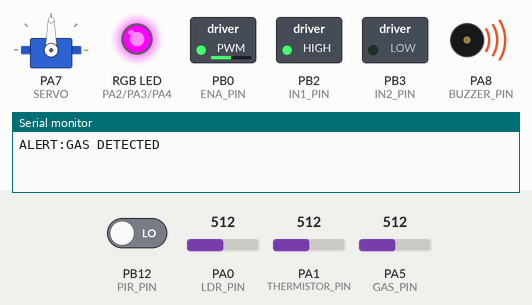
Simulated run of this sketch. Board: STM32 Blue Pill. Parts: servo, switched loads named in the sketch (green lamp = pin HIGH), an RGB LED mixed from three pins (HIGH = lit), buzzer (waves = sounding, pin HIGH), the last lines printed to the serial monitor. The inputs (shaded band) are chosen by the test bench; at power-on: PA5 (GAS_PIN) = 512, PA1 (THERMISTOR_PIN) = 512, PA0 (LDR_PIN) = 512, PB12 (PIR_PIN) LOW (analog values on the 0–1023 scale).

Above: at 1.2 s.
1.3 s: PA5 (GAS_PIN) set to 385
2.8 s: PA5 (GAS_PIN) set to 365
At 3.2 s:
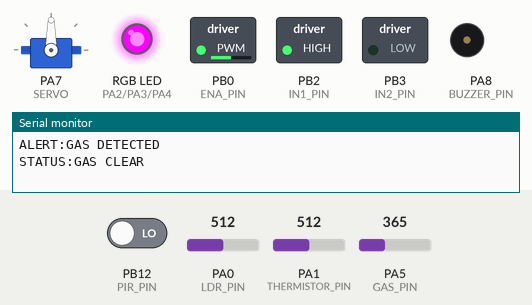
4.3 s: PA1 (THERMISTOR_PIN) set to 503
At 5.5 s:
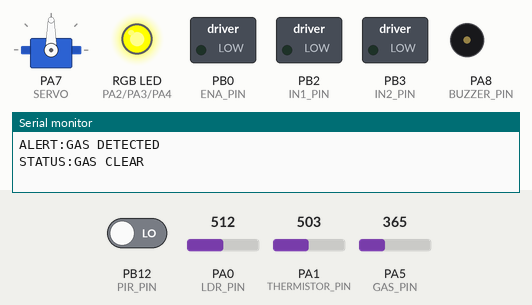
5.8 s: PA1 (THERMISTOR_PIN) set to 716
At 6.7 s:
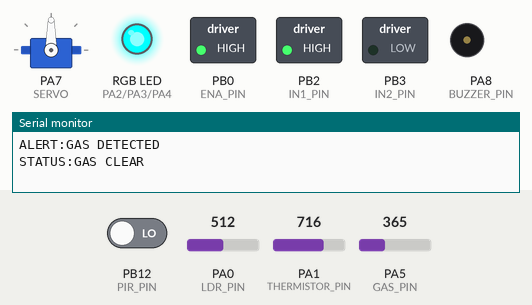
7.3 s: PA5 (GAS_PIN) set to 510
At 7.8 s:
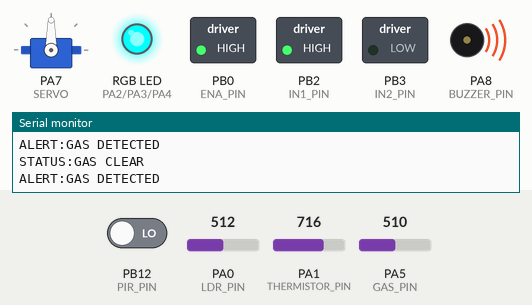
8.8 s: PA1 (THERMISTOR_PIN) set to 578
10.3 s: PA1 (THERMISTOR_PIN) set to 554
At 11.3 s:
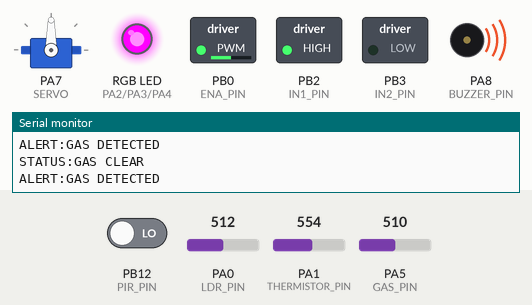
Timing chart, 0 to 12.8 s (numbered marks = the images above; inputs shaded):
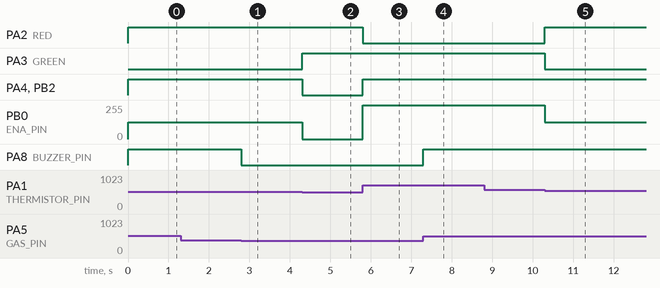

The sketch:

microcontroller_code.ino
```cpp
#include <cmath>
#include <Servo.h>
//rgb led pin
#define RED PA2
#define GREEN PA3
#define BLUE PA4
//ntc pin and beta formula constants
#define THERMISTOR_PIN PA1

//motor driver pins
#define ENA_PIN PB0
#define IN1_PIN PB2
#define IN2_PIN PB3
//pir sensor pin
#define PIR_PIN PB12
//gas sensor pin
#define GAS_PIN PA5
//buzzer pin
#define BUZZER_PIN PA8//does not require PWM pin
//servo pin
#define SERVO PA7
//ldr sensor pin
#define LDR_PIN PA0
//constants that will be used
//tempreature constants and voltage divider resistance
#define BETA_COEFFICIENT 3950.0
#define DIVIDER_RESISTOR 10000.0 //10k ohms resistor for voltage divider
#define ROOM_TEMP_RESISTANCE 10000.0
#define ROOM_TEMP_KELVIN 298.15
//8 seconds =8000 milli seconds
#define WINDOW_TIME 8000
//safe threshold for gas sensor
#define THRESHOLD 1500


//intializing servo
Servo serv;


//global variables for the pir sensor
unsigned long time_of_motion[4]={0,0,0,0};
uint8_t  motion_index=0;//i found that uint8_t is more memory effectient since its just 1 byte
bool last_sensor_state=LOW;
bool baby_awake=false;
bool baby_crying = false;//we will know this from the AI part
bool LED_ON = false;
unsigned long current_millis = millis();
unsigned long last_servo_time=0;
uint8_t servo_step=0;
bool gas_alert=false;


//getting the tempreature
float get_temprerature(void){
  float acd_read=analogRead(THERMISTOR_PIN);
  float volt=(acd_read/4095.0)*3.3;
  if(volt<=0.01)volt=0.01;//saftey to avoid divide by 0
  float ntc_resistance=DIVIDER_RESISTOR*((3.3/volt)-1);
  //the following lines will calculate the temp using the beta formula which is 1/T=1 / T0 + 1 / β * ln(R / R0)
  float temp=1.0/ROOM_TEMP_KELVIN+log(ntc_resistance/ROOM_TEMP_RESISTANCE)/BETA_COEFFICIENT;
  temp=(1.0/temp)-273.15;//converting to celcuis
  return temp;
}
//updates the states of the fans and rgb led
void update_fan_and_rgb(float temp){
  if(temp<25){
    digitalWrite(BLUE, LOW);
    digitalWrite(GREEN, HIGH);
    digitalWrite(RED, HIGH);

    digitalWrite(IN1_PIN,LOW);
    digitalWrite(IN2_PIN,LOW);
    analogWrite(ENA_PIN, 0);
  }
  else if (temp>=25&&temp<=30) {
    digitalWrite(BLUE, HIGH);
    digitalWrite(GREEN, LOW);
    digitalWrite(RED, HIGH);

    digitalWrite(IN1_PIN,HIGH);
    digitalWrite(IN2_PIN,LOW);
    analogWrite(ENA_PIN, 127);
  }
  else{
    digitalWrite(BLUE, HIGH);
    digitalWrite(GREEN, HIGH);
    digitalWrite(RED, LOW);

    digitalWrite(IN1_PIN,HIGH);
    digitalWrite(IN2_PIN,LOW);
    analogWrite(ENA_PIN, 255);
  }
}


//motion detection function
void detect_motion(void){
  int current_sensor_state=digitalRead(PIR_PIN);
  if(current_sensor_state==HIGH && last_sensor_state==LOW){
    time_of_motion[motion_index]=current_millis;
    motion_index=(motion_index+1)%4;//updates the index the modulus is there becuse the array size is just 4

    if(time_of_motion[motion_index]!=0 && current_millis-time_of_motion[motion_index]<=WINDOW_TIME){
      if(!baby_awake){
        Serial.println("BABY AWAKE ALERT!");
        baby_awake=true;
      }
      for(uint8_t i=0;i<4;i++)time_of_motion[i]=0;//resets the array of motions
    }
  }
  last_sensor_state=current_sensor_state;
}
void detect_gas(void){
  unsigned short int gas_value=analogRead(GAS_PIN);
  if(gas_value>THRESHOLD){

    digitalWrite(BUZZER_PIN, HIGH);
    if(!gas_alert){
      gas_alert=true;
      Serial.println("ALERT:GAS DETECTED");
    }
  }
  else{
    digitalWrite(BUZZER_PIN, LOW);
    if(gas_alert){
      gas_alert = false;
      Serial.println("STATUS:GAS CLEAR");
    }
  }
}

float LDR_Sensor(void){
  unsigned short int light_level = analogRead(LDR_PIN);
  float voltage = (light_level * 3.3) / 4095;
  return voltage;
}

void light_on(float voltage){
  if (voltage > 2.5 && !LED_ON && (baby_awake || baby_crying)) {
    LED_ON = true;
    Serial.println("lights on");
    }
    else if(LED_ON&&voltage<=2.5){
      LED_ON = false;
      Serial.println("lights off");
  }
}

void servo_bed(void){
  if(baby_crying){
    if(current_millis-last_servo_time>=500){
      last_servo_time=current_millis;
      switch (servo_step) {
      case 0://0 deg (center)
        serv.write(90);
        break;
      case 1://+90 deg (to the right)
        serv.write(180);
        break;
      case 2://-90 deg (to the left)
        serv.write(0);
        break;
      }
      servo_step=(servo_step+1)%3;//to keep it circulating between 0,1,2
    }
  }
  else {
    serv.write(90);
    servo_step=0;
  }
}


void setup(void) {
  analogReadResolution(12);//uses the full 12 bit ADC resolution instead of the 10 bit that the arduino use
  pinMode(THERMISTOR_PIN, INPUT);
  //rgb led pins
  pinMode(RED, OUTPUT);
  pinMode(GREEN, OUTPUT);
  pinMode(BLUE, OUTPUT);
  //motor driver pins
  pinMode(ENA_PIN, OUTPUT);
  pinMode(IN1_PIN, OUTPUT);
  pinMode(IN2_PIN, OUTPUT);
  //pir pin
  pinMode(PIR_PIN,INPUT);
  //gas sensor pin
  pinMode(GAS_PIN, INPUT);
  //buzzer pin
  pinMode(BUZZER_PIN, OUTPUT);
  //servo pin
  serv.attach(SERVO);
  serv.write(90);
  //ldr pin
  pinMode(LDR_PIN, INPUT);
  //serial monitor
  Serial.begin(9600);
}

void loop(void) {
  current_millis=millis();
  float temp=get_temprerature();
  update_fan_and_rgb(temp);
  detect_motion();
  detect_gas();
  float volt=LDR_Sensor();
  light_on(volt);
  servo_bed();
}
```

Measured:
- the behaviour switches between 376 and 375 on PA5 (GAS_PIN) (found by bisection; images 0 and 1)
- the behaviour switches between 512 and 511 on PA1 (THERMISTOR_PIN) (found by bisection; images 1 and 2)
- the behaviour switches between 568 and 567 on PA1 (THERMISTOR_PIN) (found by bisection; images 4 and 5)
- after the input at 1.3 s, every drawn part: stays the same
- after the input at 2.8 s, PA8 (BUZZER_PIN): HIGH → LOW at once
- after the input at 4.3 s, PA3 (GREEN): LOW → HIGH at once; PA4 (BLUE), PB2 (IN1_PIN): HIGH → LOW at once; PB0 (ENA_PIN): 127/255 → 0/255 at once
- after the input at 5.8 s, PA2 (RED): HIGH → LOW at once; PA4 (BLUE), PB2 (IN1_PIN): LOW → HIGH at once; PB0 (ENA_PIN): 0/255 → 255/255 at once
- after the input at 7.3 s, PA8 (BUZZER_PIN): LOW → HIGH at once
- after the input at 8.8 s, every drawn part: stays the same
- after the input at 10.3 s, PA2 (RED): LOW → HIGH at once; PA3 (GREEN): HIGH → LOW at once; PB0 (ENA_PIN): 255/255 → 127/255 at once
